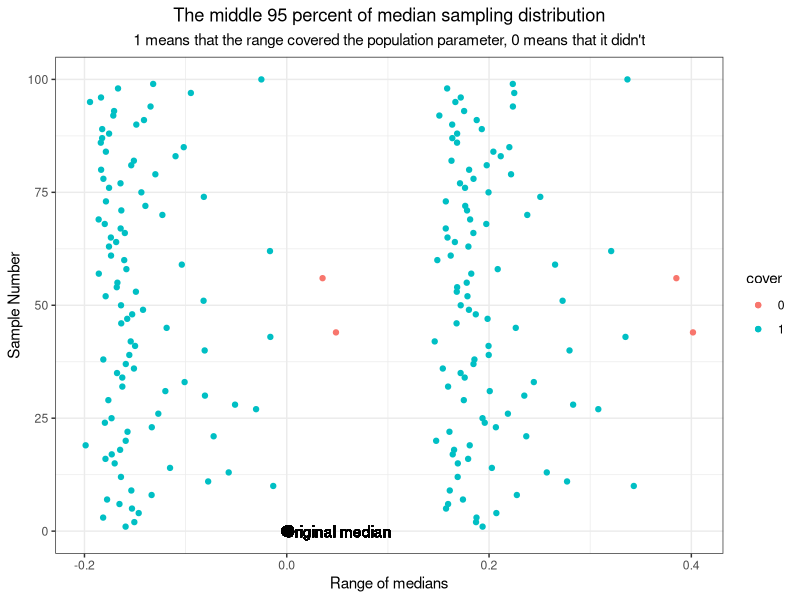

R code for this plot:
## ---- chunk 1
knitr::opts_chunk$set(echo=TRUE, warning=FALSE, message=FALSE, cache=TRUE)
## ---- chunk 2
library(tidyverse)
library(stats4)
## ---- chunk 3
set.seed(42)
sima <- rnorm(201, mean = 0, sd = 1)
nLL <- function(mean, sd){
  fs <- dnorm(
        x = sima
      , mean = mean
      , sd = sd
      , log = TRUE
    ) 
  -sum(fs)
}
fit <- mle(nLL, start = list(mean=1,sd=1),method = "L-BFGS-B", 
           lower = c(0, 0.01))
## ---- chunk 4
q <- c()
for (i in 1:1000) {
  n <- rnorm(201, mean = coef(fit)[1], sd = coef(fit)[2])
  q[i] <- median(n)
}
## ---- chunk 5
val <- quantile(q, c(0.025,0.975))
sprintf("The 95 percent confident interval of the approximated sampling distribution goes from %.2f to %.2f", val[1], val[2])
## ---- chunk 6
d <- data.frame()
q2 <- c()
for (j in 1:1000) {
    rima <- rnorm(201, mean = 0, sd = 1)
    nLL <- function(mean, sd){
      fs <- dnorm(
            x = rima
            , mean = mean
            , sd = sd
            , log = TRUE
           ) 
      -sum(fs)
    }
    fit <- mle(nLL, start = list(mean=1,sd=1),method = "L-BFGS-B", 
               lower = c(0, 0.01))
    for (i in 1:1000) {
      n <- rnorm(201, mean = coef(fit)[1], sd = coef(fit)[2])
      q2[i] <- median(n)
    }
    val <- quantile(q2, c(0.025,0.975))
    for (m in 1:2) {
      d[j,m] <- val[m]
    }
}
d <- d %>% 
  rename(low_end = V1, high_end = V2) %>% 
  mutate(ID = 1, new_ID = cumsum(ID)) %>% 
  select(-ID)
#m <- median(sima)
d <- d %>% 
  mutate(cover = if_else((low_end < 0 & high_end > 0), 1, 0))
new_d <- d %>% 
  filter(cover == 1)
nrow(new_d)/nrow(d)
## ---- chunk 7
d <- d[1:100,]
d$cover = as.factor(d$cover)
ggplot(d) +
  geom_point(aes(x = low_end, y = new_ID, color = cover)) +
  geom_point(aes(x = high_end, y = new_ID, color = cover)) +
  geom_point(aes(x=0, y = 0), size = 3, color = "black") +
  geom_text(x = 0.05, y = 0, 
            label = "Original median", color = "black") +
  labs(title = "The middle 95 percent of median sampling distribution",
       x = "Range of medians",
       y = "Sample Number",
       subtitle = "1 means that the range covered the population parameter, 0 means that it didn't") +
  theme_bw() +
  theme(plot.title = element_text(hjust=0.5),
        plot.subtitle = element_text(hjust=0.5))
